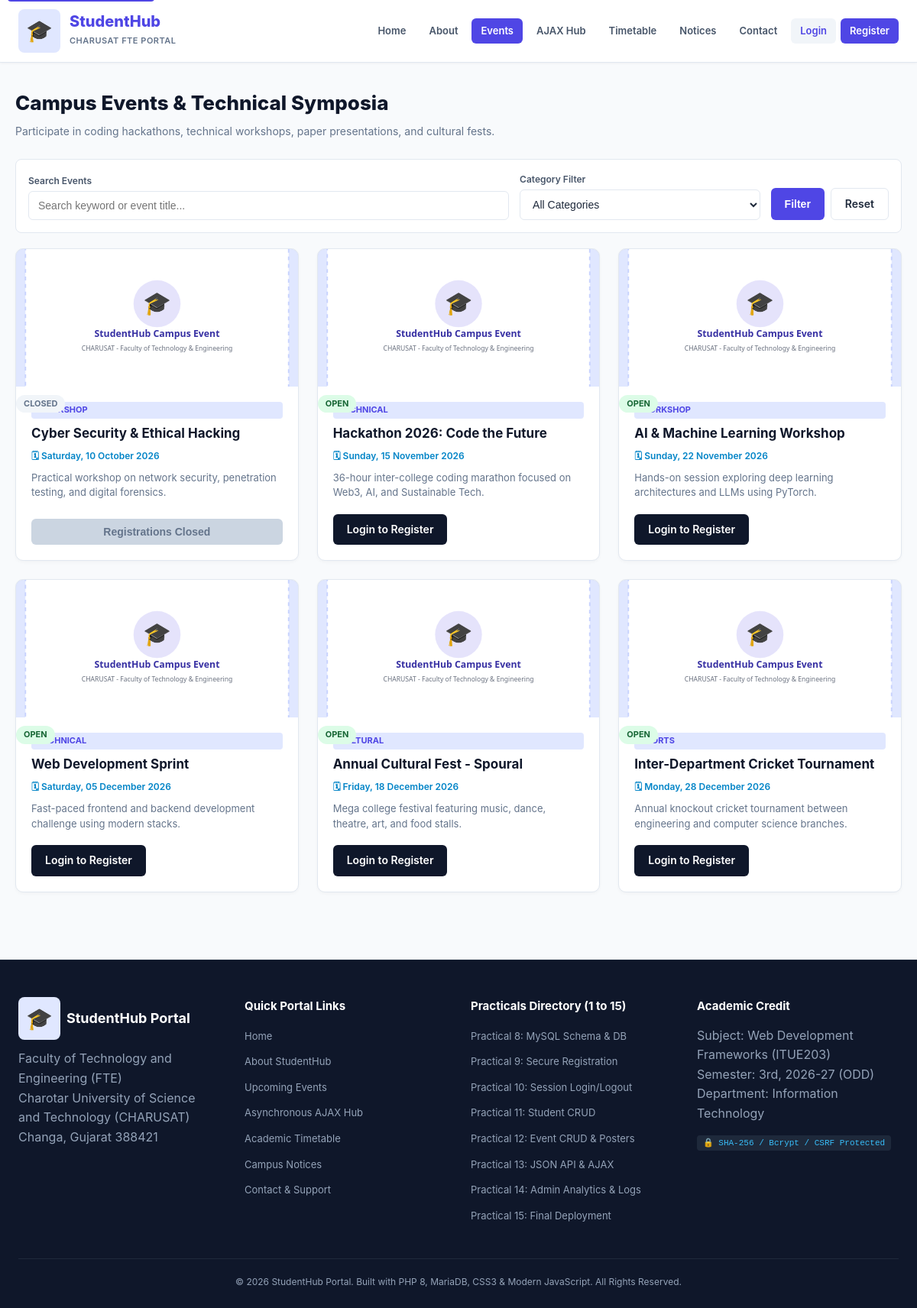
Screenshot of /events.php with the database file from the repository.
### tables this page shows
CREATE TABLE `events` (
  `id` int(11) NOT NULL AUTO_INCREMENT,
  `title` varchar(150) NOT NULL,
  `category` varchar(50) NOT NULL DEFAULT 'Technical',
  `description` text DEFAULT NULL,
  `event_date` date DEFAULT NULL,
  `poster` varchar(255) DEFAULT NULL,
  `status` enum('open','closed') NOT NULL DEFAULT 'open',
  `created_at` timestamp NOT NULL DEFAULT current_timestamp(),
  PRIMARY KEY (`id`)
);

### config/auth.php (called while the page is built, shortened)
<?php
function is_logged_in() {
    return isset($_SESSION['user_id']);
}
function current_user() {
    if (!is_logged_in()) return null;
    return [
        'id'    => $_SESSION['user_id'],
        'name'  => $_SESSION['name'] ?? '',
        'email' => $_SESSION['email'] ?? '',
        'role'  => $_SESSION['role'] ?? 'student'
    ];
}
?>

### events.php (the view, shortened to what this page needs)
<?php
require_once __DIR__ . '/includes/header.php';
$search = trim($_GET['search'] ?? '');
$where = ["1=1"];
$sql = "SELECT id, title, category, description, event_date, poster, status FROM events WHERE " . implode(" AND ", $where) . " ORDER BY event_date ASC";
$stmt = $conn->prepare($sql);
$stmt->execute();
$events = $stmt->get_result()->fetch_all(MYSQLI_ASSOC);
$registered_event_ids = [];
?>
<div class="content-container">
    <div class="page-header">
        <h1>Campus Events & Technical Symposia</h1>
        <p>Participate in coding hackathons, technical workshops, paper presentations, and cultural fests.</p>
    </div>
    <form method="GET" action="events.php" class="filter-bar">
        <div class="filter-group flex-2">
            <label for="search">Search Events</label>
            <input type="text" id="search" name="search" value="<?= htmlspecialchars($search) ?>" placeholder="Search keyword or event title...">
        </div>
        <div class="filter-group">
            <label for="category">Category Filter</label>
            <select id="category" name="category">
                <option value="">All Categories</option>
            </select>
        </div>
        <div class="filter-buttons">
            <button type="submit" class="btn btn-primary">Filter</button>
            <a href="events.php" class="btn btn-outline">Reset</a>
        </div>
    </form>
    <div class="events-main-grid">
        <?php if (!empty($events)): ?>
            <?php foreach ($events as $e): ?>
                <?php
                    $poster = (!empty($e['poster']) && file_exists(__DIR__ . '/uploads/' . $e['poster']))
                        ? 'uploads/' . htmlspecialchars($e['poster'])
                        : '../Practical 12/uploads/default_poster.svg';
                    $is_registered = in_array((int)$e['id'], $registered_event_ids, true);
                ?>
                <div class="event-card-full">
                    <div class="poster-container">
                        <img src="<?= $poster ?>" alt="<?= htmlspecialchars($e['title']) ?>">
                        <span class="status-pill status-<?= htmlspecialchars($e['status']) ?>">
                            <?= ucfirst(htmlspecialchars($e['status'])) ?>
                        </span>
                    </div>
                    <div class="event-card-content">
                        <span class="category-pill"><?= htmlspecialchars($e['category']) ?></span>
                        <h3><?= htmlspecialchars($e['title']) ?></h3>
                        <div class="event-date-row">
                            <span>🗓 <?= date('l, d F Y', strtotime($e['event_date'])) ?></span>
                        </div>
                        <p class="event-desc-text"><?= htmlspecialchars($e['description'] ?? 'No additional description provided.') ?></p>
                        <div class="event-card-action">
                            <?php if ($e['status'] === 'closed'): ?>
                                <button class="btn btn-disabled" disabled>Registrations Closed</button>
                            <?php elseif ($is_registered): ?>
                                <span class="badge-enrolled">✓ Registered</span>
                            <?php elseif ($user && $user['role'] === 'admin'): ?>
                                <a href="manage_events.php" class="btn btn-outline">Edit in Admin Panel</a>
                            <?php else: ?>
                                <a href="login.php?redirect=events.php" class="btn btn-secondary">Login to Register</a>
                            <?php endif; ?>
                        </div>
                    </div>
                </div>
            <?php endforeach; ?>
        <?php endif; ?>
    </div>
</div>
<?php require_once __DIR__ . '/includes/footer.php'; ?>

### includes/header.php (shortened to what this page needs)
<?php
require_once __DIR__ . '/../config/auth.php';
$current_page = basename($_SERVER['PHP_SELF']);
$user = current_user();
?>
<!DOCTYPE html>
<html lang="en">
<head>
    <link rel="stylesheet" href="css/style.css">
</head>
<body>
    <header class="site-header">
        <div class="header-inner">
            <div class="site-branding">
                <a href="index.php" class="brand-link">
                    <span class="brand-icon">🎓</span>
                    <div>
                        <span class="brand-title">StudentHub</span>
                        <span class="brand-subtitle">CHARUSAT FTE Portal</span>
                    </div>
                </a>
            </div>
            <nav class="site-nav" id="mainNav">
                <a href="index.php" class="<?= $current_page === 'index.php' ? 'active' : '' ?>">Home</a>
                <a href="about.php" class="<?= $current_page === 'about.php' ? 'active' : '' ?>">About</a>
                <a href="events.php" class="<?= $current_page === 'events.php' ? 'active' : '' ?>">Events</a>
                <a href="ajax_events.php" class="<?= $current_page === 'ajax_events.php' ? 'active' : '' ?>">AJAX Hub</a>
                <a href="timetable.php" class="<?= $current_page === 'timetable.php' ? 'active' : '' ?>">Timetable</a>
                <a href="notices.php" class="<?= $current_page === 'notices.php' ? 'active' : '' ?>">Notices</a>
                <a href="contact.php" class="<?= $current_page === 'contact.php' ? 'active' : '' ?>">Contact</a>
                <?php if ($user): ?>
                    <?php if ($user['role'] === 'admin'): ?>
                        <div class="nav-dropdown">
                            <a href="admin_dashboard.php" class="<?= in_array($current_page, ['admin_dashboard.php', 'manage_students.php', 'manage_events.php', 'audit_logs.php']) ? 'active' : '' ?>">
                                Admin Panel ▾
                            </a>
                            <div class="dropdown-menu">
                                <a href="admin_dashboard.php">Dashboard & Analytics</a>
                                <a href="manage_students.php">Manage Students (CRUD)</a>
                                <a href="manage_events.php">Manage Events (CRUD)</a>
                                <a href="audit_logs.php">System Audit Trail</a>
                            </div>
                        </div>
                    <?php else: ?>
                        <a href="student_dashboard.php" class="<?= $current_page === 'student_dashboard.php' ? 'active' : '' ?>">My Profile</a>
                    <?php endif; ?>
                    <span class="nav-user-greeting">
                        👋 <?= htmlspecialchars($user['name']) ?> (<?= ucfirst($user['role']) ?>)
                    </span>
                    <a href="logout.php" class="nav-btn-logout">Logout</a>
                <?php else: ?>
                    <a href="login.php" class="nav-btn-login <?= $current_page === 'login.php' ? 'active' : '' ?>">Login</a>
                    <a href="register.php" class="nav-btn-register <?= $current_page === 'register.php' ? 'active' : '' ?>">Register</a>
                <?php endif; ?>
            </nav>
        </div>
    </header>
    <main id="main-content" class="site-main">

### includes/footer.php (shortened to what this page needs)
    </main>
    <footer class="site-footer">
        <div class="footer-container">
            <div class="footer-col">
                <div class="footer-brand">
                    <span class="brand-icon">🎓</span>
                    <strong>StudentHub Portal</strong>
                </div>
                <p>Faculty of Technology and Engineering (FTE)<br>
                Charotar University of Science and Technology (CHARUSAT)<br>
                Changa, Gujarat 388421</p>
            </div>
            <div class="footer-col">
                <h4>Quick Portal Links</h4>
                <ul class="footer-links">
                    <li><a href="index.php">Home</a></li>
                    <li><a href="about.php">About StudentHub</a></li>
                    <li><a href="events.php">Upcoming Events</a></li>
                    <li><a href="ajax_events.php">Asynchronous AJAX Hub</a></li>
                    <li><a href="timetable.php">Academic Timetable</a></li>
                    <li><a href="notices.php">Campus Notices</a></li>
                    <li><a href="contact.php">Contact & Support</a></li>
                </ul>
            </div>
            <div class="footer-col">
                <h4>Practicals Directory (1 to 15)</h4>
                <ul class="footer-links">
                    <li><a href="../Practical 8/test_connection.php">Practical 8: MySQL Schema & DB</a></li>
                    <li><a href="../Practical 9/register.php">Practical 9: Secure Registration</a></li>
                    <li><a href="../Practical 10/login.php">Practical 10: Session Login/Logout</a></li>
                    <li><a href="../Practical 11/index.php">Practical 11: Student CRUD</a></li>
                    <li><a href="../Practical 12/index.php">Practical 12: Event CRUD & Posters</a></li>
                    <li><a href="../Practical 13/index.html">Practical 13: JSON API & AJAX</a></li>
                    <li><a href="../Practical 14/index.php">Practical 14: Admin Analytics & Logs</a></li>
                    <li><a href="index.php">Practical 15: Final Deployment</a></li>
                </ul>
            </div>
            <div class="footer-col">
                <h4>Academic Credit</h4>
                <p>Subject: Web Development Frameworks (ITUE203)<br>
                Semester: 3rd, 2026-27 (ODD)<br>
                Department: Information Technology</p>
                <div style="margin-top: 10px;">
                    <span class="security-badge">🔒 SHA-256 / Bcrypt / CSRF Protected</span>
                </div>
            </div>
        </div>
        <div class="footer-bottom">
            <p>© 2026 StudentHub Portal. Built with PHP 8, MariaDB, CSS3 & Modern JavaScript. All Rights Reserved.</p>
        </div>
    </footer>
</body>
</html>

### rows the page displays
events: poster (placeholder picture), status "CLOSED", title "Cyber Security & Ethical Hacking", event_date "Saturday, 10 October 2026", description "Practical workshop on network security, penetration testing, and digital forensics.", shows "Registrations Closed"
events: poster (placeholder picture), status "OPEN", category "TECHNICAL", title "Hackathon 2026: Code the Future", event_date "Sunday, 15 November 2026", description "36-hour inter-college coding marathon focused on Web3, AI, and Sustainable Tech.", shows "Login to Register"
events: poster (placeholder picture), status "OPEN", category "WORKSHOP", title "AI & Machine Learning Workshop", event_date "Sunday, 22 November 2026", description "Hands-on session exploring deep learning architectures and LLMs using PyTorch.", shows "Login to Register"
events: poster (placeholder picture), status "OPEN", category "TECHNICAL", title "Web Development Sprint", event_date "Saturday, 05 December 2026", description "Fast-paced frontend and backend development challenge using modern stacks.", shows "Login to Register"
events: poster (placeholder picture), status "OPEN", category "CULTURAL", title "Annual Cultural Fest - Spoural", event_date "Friday, 18 December 2026", description "Mega college festival featuring music, dance, theatre, art, and food stalls.", shows "Login to Register"
events: poster (placeholder picture), status "OPEN", title "Inter-Department Cricket Tournament", event_date "Monday, 28 December 2026", description "Annual knockout cricket tournament between engineering and computer science branches.", shows "Login to Register"
